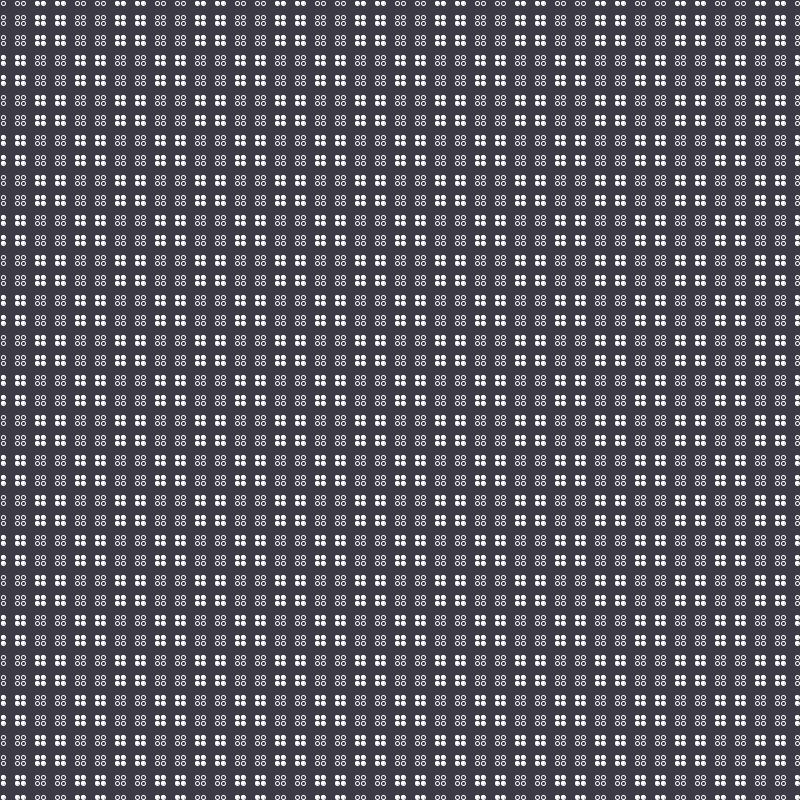
Frame 1 (no input)
Frame 60 (the mouse pressed at the canvas centre just before this capture): identical to frame 1, image omitted
Frame 120 (the mouse held since frame 60 and released just before this capture): identical to frame 1, image omitted

The Processing sketch that drew this single still picture (run headless with seeded random() and noise(); from frame 60 on, the mouse is pressed at the canvas centre):

// Processing sketch: processing_169787
// ── processing_169787.pde

int n, s, d, o;

void setup() { 
    size(800, 800);   
    stroke(255);
    smooth();
    
    
    n = 40;
    s = width/n; 
    d = 4;
    o = 3;
    background(#3B3A45);
    
    int i = 0;
    
    for(int y = 0; y <= n; y++) {
        for(int x = 0; x <= n; x++){
            if (i < 2) {
                noFill();
            } else fill(255);
            ellipse(s*x+o, s*y+o, d, d);
            ellipse(s*x+o, s*y-o, d, d);
            ellipse(s*x-o, s*y-o, d, d);
            ellipse(s*x-o, s*y+o, d, d);
            i = (i+1)%4;
        }
        if (y%4 < 2) {
                i = 0;
        } else i = 2;
    }
}

void draw() {
    
}
